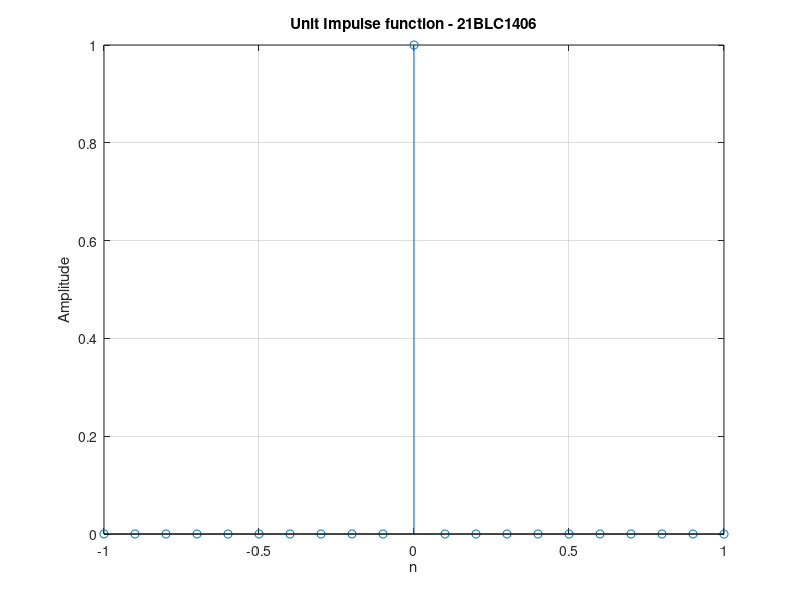

MATLAB code to generate this figure:
% unit impulse signal

clc;
close all;
clear all;
l = (-1:0.1:1);
ui = l ==0;
figure(8)
stem(l,ui)
grid on
xlabel('n')
ylabel('Amplitude')
title('Unit Impulse function - 21BLC1406')
